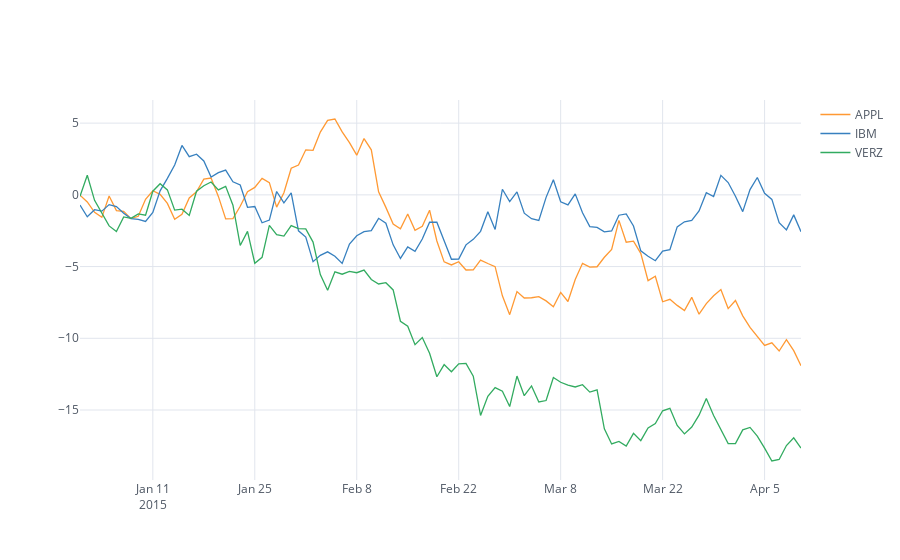

The cell this chart's notebook holds for it:
### Markdown cell above
### Customizing Themes

We can pass a **theme** to the **iplot** function. 
3 themes are available, but you can create your own
* Solar
* Pearl (Default)
* White

### Code cell
df[['APPL','IBM','VERZ']].iplot(theme='white',filename='Tutorial White')
